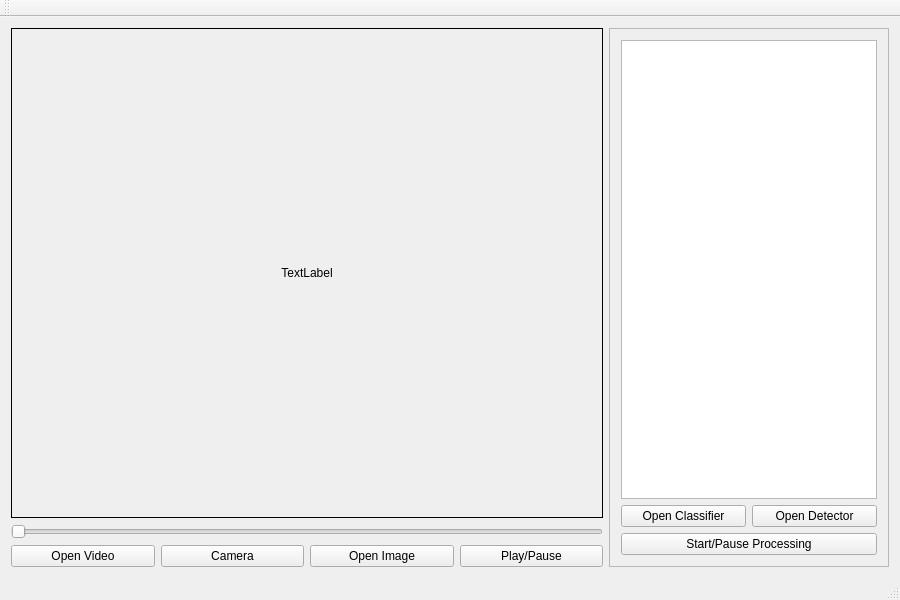
<?xml version="1.0" encoding="UTF-8"?>
<ui version="4.0">
 <class>MainWindow</class>
 <widget class="QMainWindow" name="MainWindow">
  <property name="geometry">
   <rect>
    <x>0</x>
    <y>0</y>
    <width>900</width>
    <height>600</height>
   </rect>
  </property>
  <property name="minimumSize">
   <size>
    <width>400</width>
    <height>300</height>
   </size>
  </property>
  <property name="maximumSize">
   <size>
    <width>2560</width>
    <height>1600</height>
   </size>
  </property>
  <property name="windowTitle">
   <string>Neural Network Frontend</string>
  </property>
  <widget class="QWidget" name="centralWidget">
   <layout class="QGridLayout" name="gridLayout_2">
    <item row="2" column="0">
     <widget class="QPushButton" name="pushButtonOpenVideo">
      <property name="text">
       <string>Open Video</string>
      </property>
     </widget>
    </item>
    <item row="2" column="2">
     <widget class="QPushButton" name="pushButtonOpenImage">
      <property name="text">
       <string>Open Image</string>
      </property>
     </widget>
    </item>
    <item row="1" column="0" colspan="4">
     <widget class="QSlider" name="horizontalSliderSeek">
      <property name="orientation">
       <enum>Qt::Horizontal</enum>
      </property>
     </widget>
    </item>
    <item row="2" column="1">
     <widget class="QPushButton" name="pushButtonCamera">
      <property name="text">
       <string>Camera</string>
      </property>
     </widget>
    </item>
    <item row="2" column="3">
     <widget class="QPushButton" name="pushButtonPlay">
      <property name="text">
       <string>Play/Pause</string>
      </property>
     </widget>
    </item>
    <item row="0" column="4" rowspan="3">
     <widget class="QFrame" name="frame">
      <property name="frameShape">
       <enum>QFrame::StyledPanel</enum>
      </property>
      <property name="frameShadow">
       <enum>QFrame::Raised</enum>
      </property>
      <layout class="QGridLayout" name="gridLayout">
       <item row="1" column="0">
        <widget class="QPushButton" name="pushButtonOpenClassifier">
         <property name="text">
          <string>Open Classifier</string>
         </property>
        </widget>
       </item>
       <item row="1" column="1">
        <widget class="QPushButton" name="pushButtonOpenDetector">
         <property name="text">
          <string>Open Detector</string>
         </property>
        </widget>
       </item>
       <item row="2" column="0" colspan="2">
        <widget class="QPushButton" name="pushButtonStartCl">
         <property name="text">
          <string>Start/Pause Processing</string>
         </property>
        </widget>
       </item>
       <item row="0" column="0" colspan="2">
        <widget class="QGraphicsView" name="graphicsView">
         <property name="autoFillBackground">
          <bool>true</bool>
         </property>
         <property name="verticalScrollBarPolicy">
          <enum>Qt::ScrollBarAlwaysOff</enum>
         </property>
         <property name="horizontalScrollBarPolicy">
          <enum>Qt::ScrollBarAlwaysOff</enum>
         </property>
         <property name="interactive">
          <bool>false</bool>
         </property>
         <property name="renderHints">
          <set>QPainter::Antialiasing|QPainter::SmoothPixmapTransform|QPainter::TextAntialiasing</set>
         </property>
        </widget>
       </item>
      </layout>
     </widget>
    </item>
    <item row="0" column="0" colspan="4">
     <widget class="QLabel" name="label">
      <property name="frameShape">
       <enum>QFrame::Box</enum>
      </property>
      <property name="frameShadow">
       <enum>QFrame::Plain</enum>
      </property>
      <property name="text">
       <string>TextLabel</string>
      </property>
      <property name="alignment">
       <set>Qt::AlignCenter</set>
      </property>
     </widget>
    </item>
   </layout>
  </widget>
  <widget class="QMenuBar" name="menuBar">
   <property name="geometry">
    <rect>
     <x>0</x>
     <y>0</y>
     <width>900</width>
     <height>21</height>
    </rect>
   </property>
  </widget>
  <widget class="QToolBar" name="mainToolBar">
   <attribute name="toolBarArea">
    <enum>TopToolBarArea</enum>
   </attribute>
   <attribute name="toolBarBreak">
    <bool>false</bool>
   </attribute>
  </widget>
  <widget class="QStatusBar" name="statusBar"/>
 </widget>
 <layoutdefault spacing="6" margin="11"/>
 <resources/>
 <connections/>
</ui>
